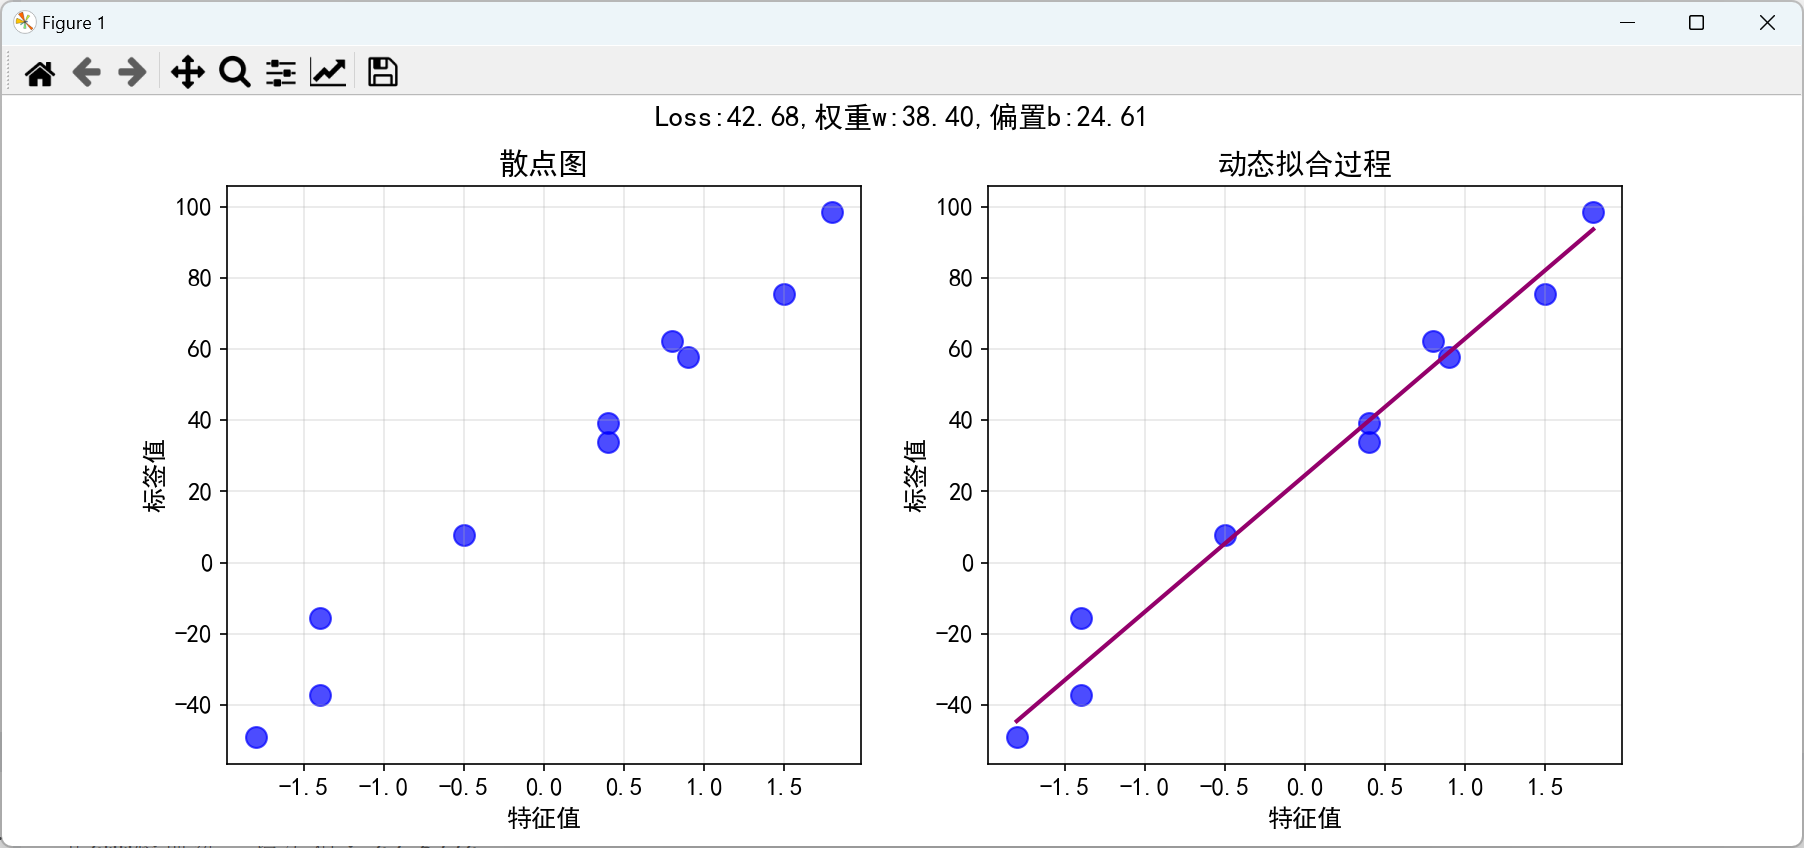

The Python source for this figure:
import numpy as np
import torch
import torch.nn as nn
import matplotlib.pyplot as plt
plt.rcParams['font.sans-serif'] = ['SimHei', 'DejaVu Sans']
plt.rcParams['axes.unicode_minus'] = False
plt.rcParams['font.size'] = 12

data = [[-0.5, 7.7], [1.8, 98.5], [0.9, 57.8], [0.4, 39.2], [-1.4, -15.7],
        [-1.4, -37.3], [-1.8, -49.1], [1.5, 75.6], [0.4, 34.0], [0.8, 62.3]]
data = np.array(data)
x = data[:, 0]  
y = data[:, 1]

x_tensor = torch.tensor(x, dtype=torch.float32).reshape(-1, 1)
y_tensor = torch.tensor(y, dtype=torch.float32) 

class MyModel(nn.Module):
    def __init__(self):
        super(MyModel, self).__init__()
        self.linear = nn.Linear(1, 1)
    
    def forward(self, x):
        x = self.linear(x)
        return x

model=MyModel()
lr=0.01 
criterion = nn.MSELoss() 
optm = torch.optim.SGD(model.parameters(), lr=lr)
epochs = 500 

model_params_history = []
loss_history = []
print("\n开始训练模型...")
for epoch in range(1, epochs + 1):
    model.train()
    y_pred=model(x_tensor)
    loss = criterion(y_pred.squeeze(-1), y_tensor)
    optm.zero_grad()
    loss.backward()
    optm.step() 

    if epoch % 10 == 0:
        w_current=model.linear.weight.data.numpy()[0][0]
        b_current=model.linear.bias.data.numpy()[0]
        loss_current = loss.item()
        model_params_history.append((epoch, w_current, b_current))
        loss_history.append((epoch, loss_current))
 
    if epoch % 50==0:
        print(f"第{epoch}轮训练，损失值: {loss.item():.4f}")
w=model.linear.weight.data.numpy()[0][0]  
b=model.linear.bias.data.numpy()[0]      

print(f"\n模型训练完成！")
print(f"学习到的权重:{w:.4f}")
print(f"学习到的偏置:{b:.4f}")
print(f"线性回归方程:y={w:.4f}x+{b:.4f}")

#左边
plt.figure(figsize=(12, 5))
plt.subplot(1, 2, 1)
plt.scatter(x, y, color='blue', s=100, alpha=0.7)
plt.title("散点图")
plt.xlabel("特征值")
plt.ylabel("标签值")
plt.grid(True,alpha=0.3)

# 右边
plt.subplot(1,2,2)
plt.scatter(x,y,color='blue',s=100,alpha=0.7)
plt.xlabel("特征值")
plt.ylabel("标签值")
plt.title("动态拟合过程",fontsize=14,fontweight='bold')
plt.grid(True,alpha=0.3)

final_loss = loss_history[-1][1]
# 变量顶部距离
title_distance = 0.99
plt.suptitle(f"Loss:{final_loss:.2f},权重w:{w:.2f},偏置b:{b:.2f}", 
             fontsize=14, fontweight='bold', y=title_distance)

x_line=np.linspace(min(x),max(x),100)
line,=plt.plot([],[],color='red',linewidth=2)

for i,(epoch,w_current,b_current) in enumerate(model_params_history):
    y_line = w_current * x_line + b_current
    line.set_data(x_line, y_line)
    color_intensity = i / len(model_params_history)
    line.set_color((color_intensity, 0, 1-color_intensity))
    plt.pause(0.1)
